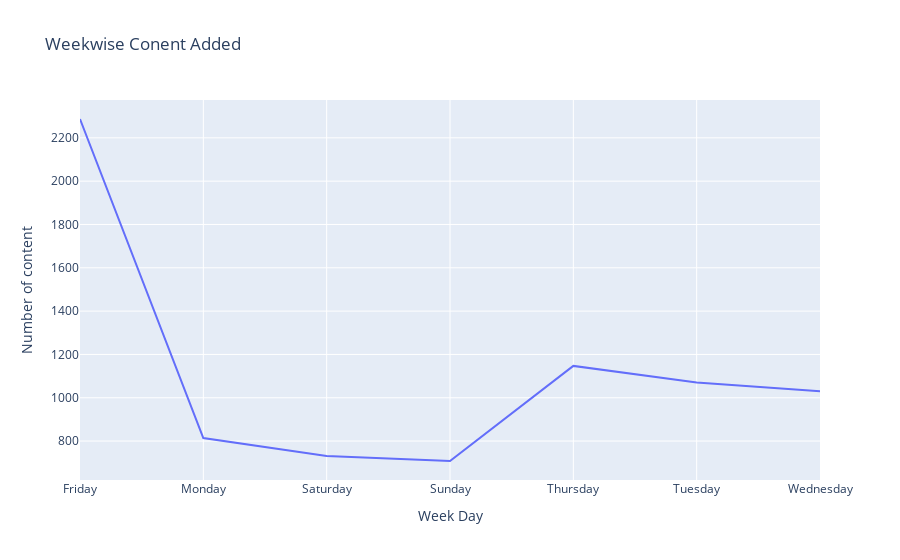

Notebook code cell kept with this figure:
### Code cell
data_dict3 = {'week_added': df.groupby('week_added').size().index,
             'n_content': df.groupby('week_added').size().values}

df_3 = pd.DataFrame(data=data_dict3, columns=['week_added', 'n_content'])

fig = px.line(df_3, x="week_added", y="n_content",
              title='Weekwise Conent Added',
              )

fig.update_layout(xaxis_title="Week Day",
                  yaxis_title="Number of content")

fig.show()

### Figure 1 — Plotly figure (JSON) as saved in the notebook; plotly's stock layout.template omitted (floating-point values rounded to 4 significant figures)
{"data": [{"hovertemplate": "week_added=%{x}<br>n_content=%{y}<extra></extra>", "legendgroup": "", "line": {"color": "#636efa", "dash": "solid"}, "marker": {"symbol": "circle"}, "mode": "lines", "name": "", "orientation": "v", "showlegend": false, "type": "scatter", "x": ["Friday", "Monday", "Saturday", "Sunday", "Thursday", "Tuesday", "Wednesday"], "xaxis": "x", "y": [2287, 814, 731, 708, 1147, 1070, 1030], "yaxis": "y"}], "layout": {"legend": {"tracegroupgap": 0}, "title": {"text": "Weekwise Conent Added"}, "xaxis": {"anchor": "y", "domain": [0, 1], "title": {"text": "Week Day"}}, "yaxis": {"anchor": "x", "domain": [0, 1], "title": {"text": "Number of content"}}}}
